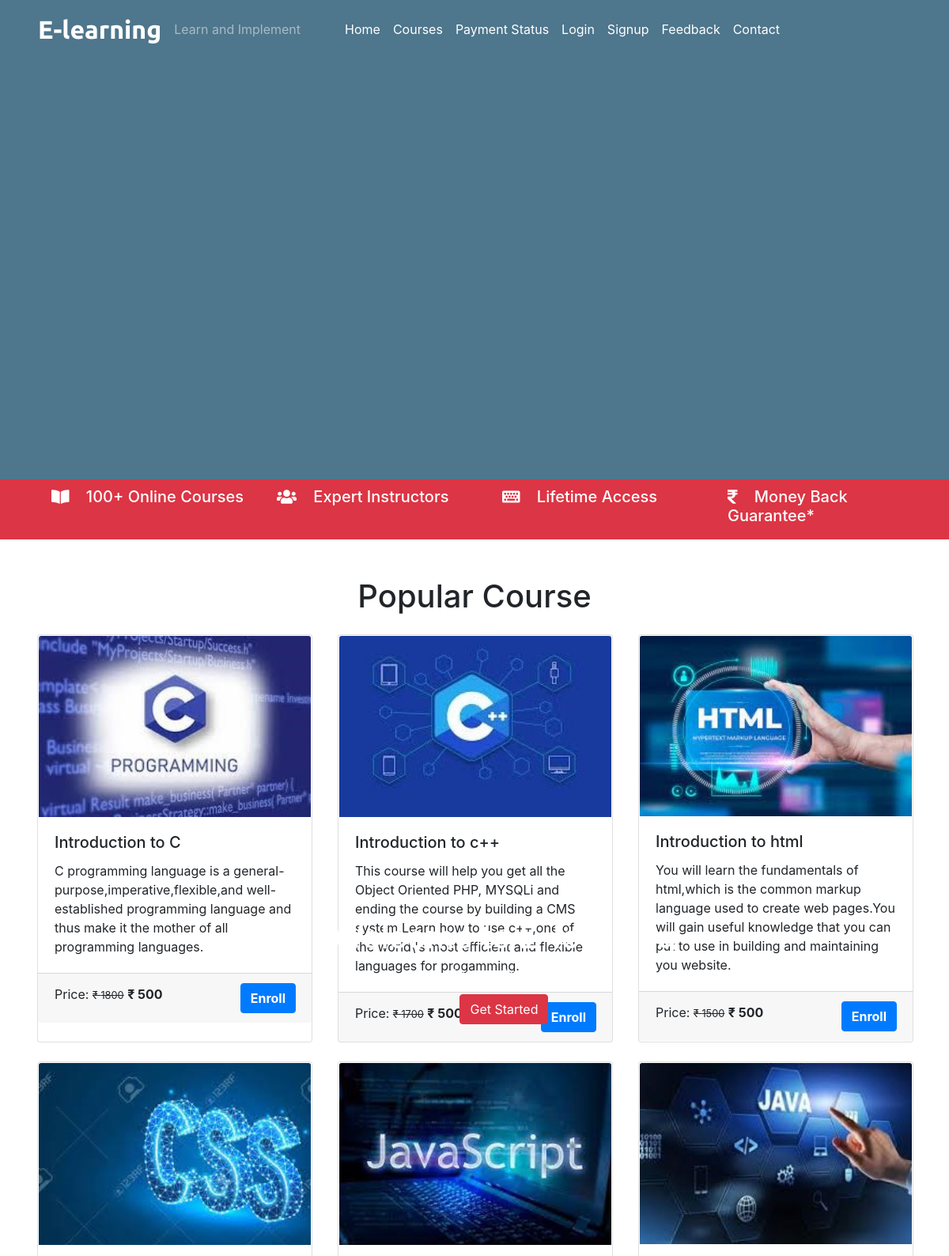
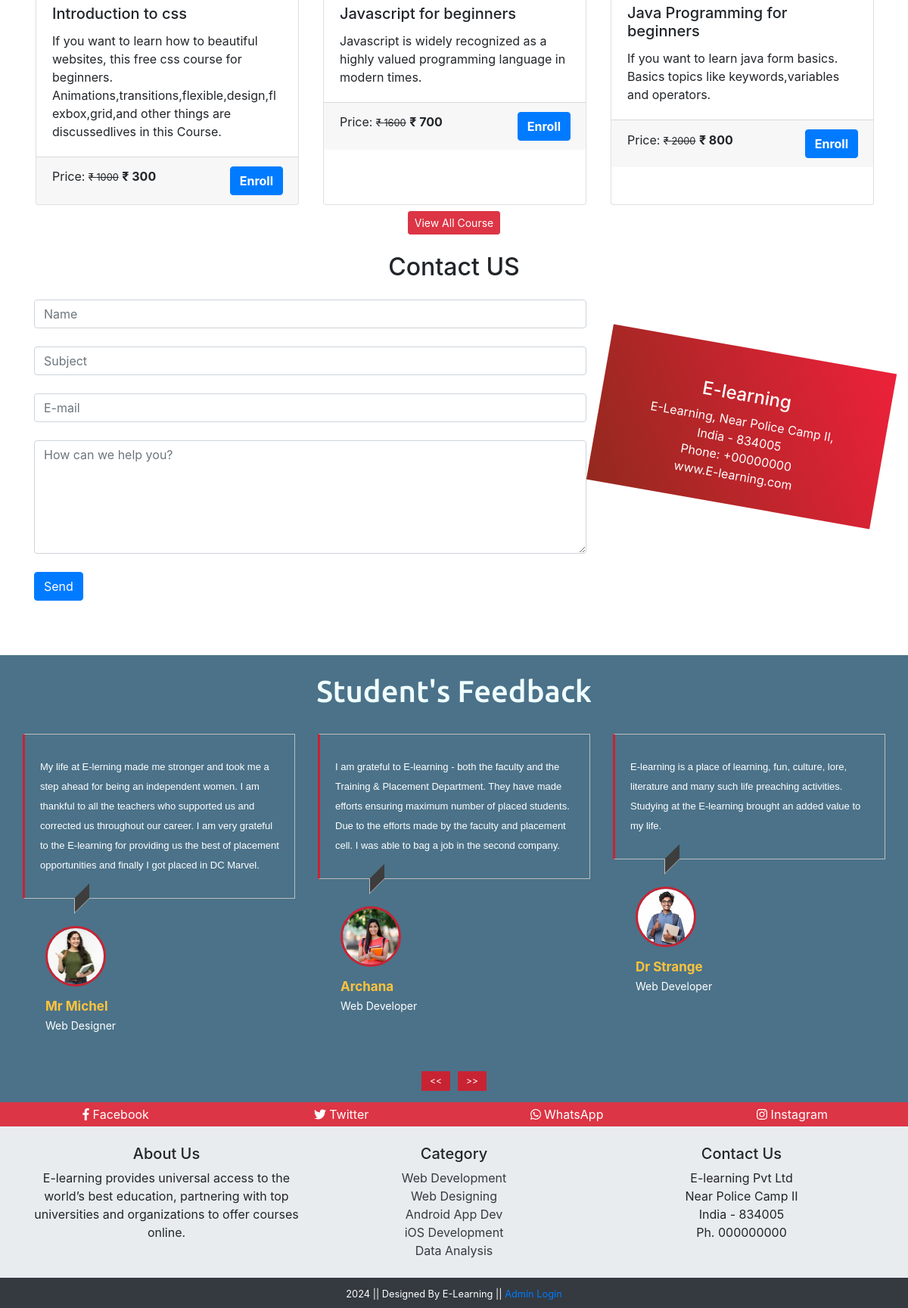
The page / on the database its author committed (2 pictures, top to bottom).
### tables this page shows
CREATE TABLE `course` (
  `course_id` int(11) NOT NULL,
  `course_name` text NOT NULL,
  `course_desc` text NOT NULL,
  `course_author` varchar(255) NOT NULL,
  `course_img` text NOT NULL,
  `course_duration` text NOT NULL,
  `course_price` int(11) NOT NULL,
  `course_original_price` int(11) NOT NULL
);

CREATE TABLE `feedback` (
  `f_id` int(11) NOT NULL,
  `f_content` text NOT NULL,
  `stu_id` int(11) NOT NULL
);

CREATE TABLE `student` (
  `stu_id` int(11) NOT NULL,
  `stu_name` varchar(255) NOT NULL,
  `stu_email` varchar(255) NOT NULL,
  `stu_pass` varchar(255) NOT NULL,
  `stu_occ` varchar(255) NOT NULL,
  `stu_img` text NOT NULL
);

### index.php (the view, shortened to what this page needs)
<?php
  include('./mainInclude/header.php');
?>
    <div class="container-fluid remove-vid-marg">
      <div class="vid-parent">
        <div class="vid-overlay"></div>
      </div>
      <div class="vid-content" >
        <h1 class="my-content">Welcome to E-learning</h1>
        <small class="my-content">Learn and Implement</small><br />
        <?php
              if(!isset($_SESSION['is_login'])){
                echo '<a class="btn btn-danger mt-3" href="#" data-toggle="modal" data-target="#stuRegModalCenter">Get Started</a>';
              } else {
                echo '<a class="btn btn-primary mt-3" href="student/studentProfile.php">My Profile</a>';
              }
          ?>
      </div>
    </div>
    <div class="container-fluid bg-danger txt-banner">
        <div class="row bottom-banner">
          <div class="col-sm">
            <h5> <i class="fas fa-book-open mr-3"></i> 100+ Online Courses</h5>
          </div>
          <div class="col-sm">
            <h5><i class="fas fa-users mr-3"></i> Expert Instructors</h5>
          </div>
          <div class="col-sm">
            <h5><i class="fas fa-keyboard mr-3"></i> Lifetime Access</h5>
          </div>
          <div class="col-sm">
            <h5><i class="fas fa-rupee-sign mr-3"></i> Money Back Guarantee*</h5>
          </div>
        </div>
    </div>
    <div class="container mt-5">
      <h1 class="text-center">Popular Course</h1>
      <div class="card-deck mt-4">
        <?php
        $sql = "SELECT * FROM course LIMIT 3";
        $result = $conn->query($sql);
        if($result->num_rows > 0){
          while($row = $result->fetch_assoc()){
            $course_id = $row['course_id'];
            echo '
            <a href="coursedetails.php?course_id='.$course_id.'" class="btn" style="text-align: left; padding:0px; margin:0px;">
              <div class="card">
                <img src="'.str_replace('..', '.', $row['course_img']).'" class="card-img-top" alt="Guitar" />
                <div class="card-body">
                  <h5 class="card-title">'.$row['course_name'].'</h5>
                  <p class="card-text">'.$row['course_desc'].'</p>
                </div>
                <div class="card-footer">
                  <p class="card-text d-inline">Price: <small><del>&#8377 '.$row['course_original_price'].'</del></small> <span class="font-weight-bolder">&#8377 '.$row['course_price'].'<span></p> <a class="btn btn-primary text-white font-weight-bolder float-right" href="coursedetails.php?course_id='.$course_id.'">Enroll</a>
                </div>
              </div>
            </a>  ';
          }
        }
        ?>
      </div>
      <div class="card-deck mt-4">
        <?php
          $sql = "SELECT * FROM course LIMIT 3,3";
          $result = $conn->query($sql);
          if($result->num_rows > 0){
            while($row = $result->fetch_assoc()){
              $course_id = $row['course_id'];
              echo '
                <a href="coursedetails.php?course_id='.$course_id.'"  class="btn" style="text-align: left; padding:0px;">
                  <div class="card">
                    <img src="'.str_replace('..', '.', $row['course_img']).'" class="card-img-top" alt="Guitar" />
                    <div class="card-body">
                      <h5 class="card-title">'.$row['course_name'].'</h5>
                      <p class="card-text">'.$row['course_desc'].'</p>
                    </div>
                    <div class="card-footer">
                      <p class="card-text d-inline">Price: <small><del>&#8377 '.$row['course_original_price'].'</del></small> <span class="font-weight-bolder">&#8377 '.$row['course_price'].'<span></p> <a class="btn btn-primary text-white font-weight-bolder float-right" href="#">Enroll</a>
                    </div>
                  </div>
                </a>  ';
            }
          }
        ?>
      </div>
      <div class="text-center m-2">
        <a class="btn btn-danger btn-sm" href="courses.php">View All Course</a>
      </div>
    </div>
    <?php
    include('./contact.php');
    ?>
      <div class="container-fluid mt-5" style="background-color: #4B7289" id="Feedback">
        <h1 class="text-center testyheading p-4"> Student's Feedback </h1>
        <div class="row">
          <div class="col-md-12">
            <div id="testimonial-slider" class="owl-carousel">
            <?php
              $sql = "SELECT s.stu_name, s.stu_occ, s.stu_img, f.f_content FROM student AS s JOIN feedback AS f ON s.stu_id = f.stu_id";
              $result = $conn->query($sql);
              if($result->num_rows > 0) {
                while($row = $result->fetch_assoc()){
                  $s_img = $row['stu_img'];
                  $n_img = str_replace('../','',$s_img)
            ?>
              <div class="testimonial">
                <p class="description">
                <?php echo $row['f_content'];?>
                </p>
                <div class="pic">
                  <img src="<?php echo $n_img; ?>" alt=""/>
                </div>
                <div class="testimonial-prof">
                  <h4><?php echo $row['stu_name']; ?></h4>
                  <small><?php echo $row['stu_occ']; ?></small>
                </div>
              </div>
              <?php }} ?>
            </div>
          </div>
        </div>
    </div>
    <div class="container-fluid bg-danger">
        <div class="row text-white text-center p-1">
          <div class="col-sm">
            <a class="text-white social-hover" href="#"><i class="fab fa-facebook-f"></i> Facebook</a>
          </div>
          <div class="col-sm">
            <a class="text-white social-hover" href="#"><i class="fab fa-twitter"></i> Twitter</a>
          </div>
          <div class="col-sm">
            <a class="text-white social-hover" href="#"><i class="fab fa-whatsapp"></i> WhatsApp</a>
          </div>
          <div class="col-sm">
            <a class="text-white social-hover" href="#"><i class="fab fa-instagram"></i> Instagram</a>
          </div>
        </div>
    </div>
    <div class="container-fluid p-4" style="background-color:#E9ECEF">
      <div class="container" style="background-color:#E9ECEF">
        <div class="row text-center">
          <div class="col-sm">
            <h5>About Us</h5>
              <p>E-learning provides universal access to the world’s best education, partnering with top universities and organizations to offer courses online.</p>
          </div>
          <div class="col-sm">
            <h5>Category</h5>
            <a class="text-dark" href="#">Web Development</a><br />
            <a class="text-dark" href="#">Web Designing</a><br />
            <a class="text-dark" href="#">Android App Dev</a><br />
            <a class="text-dark" href="#">iOS Development</a><br />
            <a class="text-dark" href="#">Data Analysis</a><br />
          </div>
          <div class="col-sm">
            <h5>Contact Us</h5>
            <p>E-learning Pvt Ltd <br> Near Police Camp II <br> India - 834005 <br> Ph. 000000000 </p>
          </div>
        </div>
      </div>
    </div>
  <?php
    include('./mainInclude/footer.php');
  ?>

### mainInclude/header.php (shortened to what this page needs)
<!DOCTYPE html>
<html lang="en">
  <head>
    <link rel="stylesheet" type="text/css" href="css/bootstrap.min.css">
    <link rel="stylesheet" type="text/css" href="css/all.min.css">
    <link rel="stylesheet" type="text/css" href="css/owl.min.css">
    <link rel="stylesheet" type="text/css" href="css/owl.theme.min.css">
    <link rel="stylesheet" type="text/css" href="css/testyslider.css">
    <link rel="stylesheet" type="text/css" href="./css/style.css" />
  </head>
  <body>
    <nav class="navbar navbar-expand-sm navbar-dark pl-5 fixed-top">
      <a href="index.php" class="navbar-brand">E-learning</a>
      <span class="navbar-text">Learn and Implement</span>
      <div class="collapse navbar-collapse" id="myMenu">
        <ul class="navbar-nav pl-5 custom-nav">
          <li class="nav-item custom-nav-item"><a href="index.php" class="nav-link">Home</a></li>
          <li class="nav-item custom-nav-item"><a href="courses.php" class="nav-link">Courses</a></li>
          <li class="nav-item custom-nav-item"><a href="paymentstatus.php" class="nav-link">Payment Status</a></li>
          <?php
              if (isset($_SESSION['is_login'])){
                echo '<li class="nav-item custom-nav-item"><a href="student/studentProfile.php" class="nav-link">My Profile</a></li> <li class="nav-item custom-nav-item"><a href="logout.php" class="nav-link">Logout</a></li>';
              } else {
                echo '<li class="nav-item custom-nav-item"><a href="#login" class="nav-link" data-toggle="modal" data-target="#stuLoginModalCenter">Login</a></li> <li class="nav-item custom-nav-item"><a href="#signup" class="nav-link" data-toggle="modal" data-target="#stuRegModalCenter">Signup</a></li>';
              }
          ?>
          <li class="nav-item custom-nav-item"><a href="#Feedback" class="nav-link">Feedback</a></li>
          <li class="nav-item custom-nav-item"><a href="#Contact" class="nav-link">Contact</a></li>
        </ul>
      </div>
    </nav>

### contact.php
<div class="container mt-4" id="Contact">
      <h2 class="text-center mb-4">Contact US</h2>
      <div class="row">
        <div class="col-md-8">
          <form action="" method="post">
            <input type="text" class="form-control" name="name" placeholder="Name"><br>
            <input type="text" class="form-control" name="subject" placeholder="Subject"><br>
            <input type="email" class="form-control" name="email" placeholder="E-mail"><br>
            <textarea class="form-control" name="message" placeholder="How can we help you?" style="height:150px;"></textarea><br>
            <input class="btn btn-primary" type="submit" value="Send" name="submit"><br><br>
          </form>
        </div>
        <div class="col-md-4 stripe text-white text-center">
          <h4>E-learning</h4>
          <p>E-Learning,
          Near Police Camp II,
          India - 834005<br />
          Phone: +00000000 <br />
          www.E-learning.com </p>
        </div>
      </div>
    </div>

### mainInclude/footer.php (shortened to what this page needs)
 <footer class="container-fluid bg-dark text-center p-2">
    <small class="text-white">2024 || Designed By E-Learning || <?php
          if (isset($_SESSION['is_admin_login'])){
            echo '<a href="admin/adminDashboard.php"> Admin Dashboard</a> <a href="logout.php">Logout</a>';
          }else {
            echo '<a href="#login" data-toggle="modal" data-target="#adminLoginModalCenter"> Admin Login</a>';
          }
    ?>
  </small>
 </footer>
  </body>
</html>

### css/testyslider.css (style rules this page uses)
.testyheading { font-family: "Ubuntu", sans-serif; color: azure; }
.testimonial { margin: 0 15px; overflow: hidden; }
.testimonial .description { font-family: Arial, Helvetica, sans-serif; position: relative; font-size: 13px; line-height: 26px; color: #fff; padding: 30px 20px; border: 1px solid rgb(189, 189, 189); border-left: 3px solid #c82333; }
.testimonial .description:after { content: ""; width: 20px; height: 20px; background: #3d3d3d; border-bottom: 1px solid rgb(189, 189, 189); border-left: 1px solid rgb(189, 189, 189); position: absolute; bottom: -11px; left: 65px; transform: skewY(-45deg); }
.testimonial .pic { width: 80px; height: 80px; border-radius: 50%; overflow: hidden; margin: 20px 30px 10px; display: inline-block; border: 3px solid #c82333; }
.testimonial .pic img { width: 100%; height: 100%; object-fit: cover; }
.testimonial .testimonial-prof { text-transform: capitalize; margin: 0 30px; }
.testimonial .testimonial-prof h4 { color: #ffc33c; display: block; font-size: 17px; font-weight: bold; margin: 0 0 5px 0; }
.testimonial .testimonial-prof small { display: block; font-size: 14px; color: #fff; }

### css/style.css (style rules this page uses)
.navbar-brand { font-family: "Ubuntu", sans-serif; font-size: 2em; font-weight: bold; color: #fff; }
.custom-nav .custom-nav-item a { color: #fff !important; }
.remove-vid-marg { margin: 0px; padding: 0px; }
.vid-parent { position: relative; }
.vid-overlay { position: absolute; top: 0; left: 0; height: 100%; width: 100%; background-color: #225470; z-index: 1; opacity: 0.8; }
.vid-content { color: #fff; position: absolute; top: 35%; left: 35%; z-index: 2; text-align: center; }
.bottom-banner { color: #fff; padding: 10px; }
.bottom-banner:first-child { padding-left: 50px; }
.stripe { background-image: linear-gradient(240deg, #ed213a, #93291e); padding: 3rem; height: 13rem; margin-top: 4rem; transform: rotate(10deg); z-index: -5; }

### rows shown on the page
course: course_img (picture), course_name "Introduction to C", course_desc "C programming language is a general-purpose,imperative,flexible,and well-established programming language and thus make it the mother of all programming languages.", course_original_price "1800", course_price "500"
course: course_img (picture), course_name "Introduction to c++", course_desc "This course will help you get all the Object Oriented PHP, MYSQLi and ending the course by building a CMS system.Learn how to use c++,one of the world\\'s most efficient and flexible languages for progamming.", course_original_price "1700", course_price "500"
course: course_img (picture), course_name "Introduction to html", course_desc "You will learn the fundamentals of html,which is the common markup language used to create web pages.You will gain useful knowledge that you can put to use in building and maintaining you website.", course_original_price "1500", course_price "500"
course: course_img (picture), course_name "Introduction to css", course_desc "If you want to learn how to beautiful websites, this free css course for beginners. Animations,transitions,flexible,design,flexbox,grid,and other things are discussedlives in this Course.", course_original_price "1000", course_price "300"
course: course_img (picture), course_name "Javascript for beginners", course_desc "Javascript is widely recognized as a highly valued programming language in modern times.", course_original_price "1600", course_price "700"
course: course_img (picture), course_name "Java Programming for beginners", course_desc "If you want to learn java form basics. Basics topics like keywords,variables and operators.", course_original_price "2000", course_price "800"
feedback: f_content "My life at E-lerning made me stronger and took me a step ahead for being an independent women. I am thankful to all the teachers who supported us and corrected us throughout our career. I am very grateful to the E-learning for providing us the best of placement opportunities and finally I got placed in DC Marvel.", stu.stu_img (picture), stu.stu_name "Mr Michel", stu.stu_occ "Web Designer"
feedback: f_content "I am grateful to E-learning - both the faculty and the Training & Placement Department. They have made efforts ensuring maximum number of placed students. Due to the efforts made by the faculty and placement cell. I was able to bag a job in the second company.", stu.stu_img (picture), stu.stu_name "Archana", stu.stu_occ "Web Developer"
feedback: f_content "E-learning is a place of learning, fun, culture, lore, literature and many such life preaching activities. Studying at the E-learning brought an added value to my life.", stu.stu_img (picture), stu.stu_name "Dr Strange", stu.stu_occ "Web Developer"
